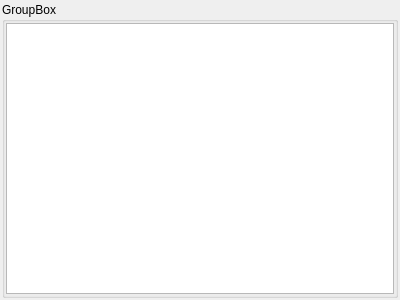
<?xml version="1.0" encoding="UTF-8"?>
<ui version="4.0">
 <class>QJSONViewer</class>
 <widget class="QWidget" name="QJSONViewer">
  <property name="geometry">
   <rect>
    <x>0</x>
    <y>0</y>
    <width>400</width>
    <height>300</height>
   </rect>
  </property>
  <property name="windowTitle">
   <string>Form</string>
  </property>
  <layout class="QVBoxLayout" name="verticalLayout_2">
   <property name="leftMargin">
    <number>2</number>
   </property>
   <property name="topMargin">
    <number>2</number>
   </property>
   <property name="rightMargin">
    <number>2</number>
   </property>
   <property name="bottomMargin">
    <number>2</number>
   </property>
   <item>
    <widget class="QGroupBox" name="grpboxViewer">
     <property name="title">
      <string>GroupBox</string>
     </property>
     <layout class="QVBoxLayout" name="verticalLayout">
      <property name="leftMargin">
       <number>1</number>
      </property>
      <property name="topMargin">
       <number>1</number>
      </property>
      <property name="rightMargin">
       <number>1</number>
      </property>
      <property name="bottomMargin">
       <number>1</number>
      </property>
      <item>
       <widget class="QTreeView" name="vw"/>
      </item>
     </layout>
    </widget>
   </item>
  </layout>
 </widget>
 <resources/>
 <connections/>
</ui>
